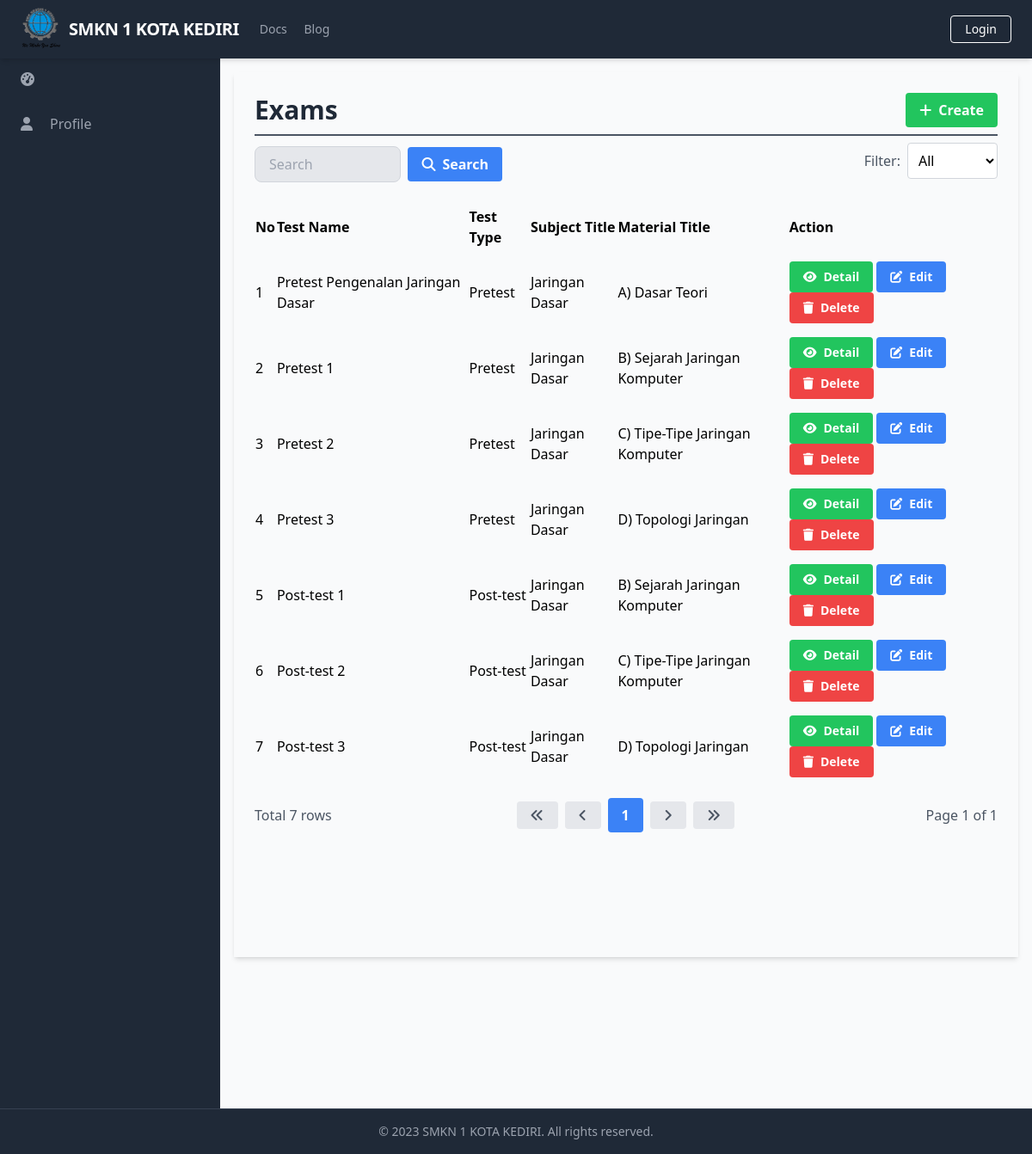
/manage_exams/manage_exams_list.php, run on the app's committed database.
### tables this page shows
CREATE TABLE `Tests` (
  `TestID` int(11) NOT NULL,
  `TestName` varchar(255) NOT NULL,
  `TestType` enum('Pretest','Post-test') NOT NULL,
  `DurationMins` int(11) DEFAULT NULL,
  `NumQuestions` int(11) DEFAULT NULL,
  `MaterialID` int(11) DEFAULT NULL,
  `SubjectID` int(11) DEFAULT NULL
);

CREATE TABLE `Subjects` (
  `SubjectID` int(11) NOT NULL,
  `SubjectName` varchar(255) DEFAULT NULL,
  `DifficultyLevel` varchar(50) DEFAULT NULL,
  `TeachingMethod` varchar(100) DEFAULT NULL,
  `LearningObjective` text DEFAULT NULL,
  `DurationHours` int(11) DEFAULT NULL,
  `CurriculumFramework` varchar(100) DEFAULT NULL,
  `AssessmentMethod` varchar(100) DEFAULT NULL,
  `StudentEngagement` varchar(100) DEFAULT NULL,
  `TeacherID` int(11) DEFAULT NULL
);

CREATE TABLE `Materials` (
  `MaterialID` int(11) NOT NULL,
  `SubjectID` int(11) DEFAULT NULL,
  `TitleMaterial` varchar(255) DEFAULT NULL,
  `Type` varchar(50) DEFAULT NULL,
  `Content` longtext DEFAULT NULL,
  `Link` varchar(255) DEFAULT NULL,
  `Sequence` int(11) DEFAULT NULL
);

### database/connection.php (called while the page is built, shortened)
<?php
$baseUrl = "http://localhost/final_project_aziz_2023/";

### public/manage_exams/manage_exams_list.php (the view, shortened to what this page needs)
<?php
require_once('../../database/connection.php');
?>
<?php include_once('../components/header.php'); ?>
<div class="h-screen flex flex-col">
  <?php include('../components/navbar.php'); ?>
  <div class="flex-grow bg-gray-50 flex flex-row shadow-md">
    <?php include('../components/sidebar.php'); ?>
    <main class="bg-gray-50 flex flex-col flex-1 overflow-y-scroll h-screen flex-shrink-0 sc-hide pb-40">
      <div class="flex items-start justify-start p-6 shadow-md m-4 flex-1 flex-col">
        <div class="flex flex-row justify-between items-center w-full border-b-2 border-gray-600 mb-2 pb-2">
          <h1 class="text-3xl text-gray-800 font-semibold w-full">Exams</h1>
          <div class="flex flex-row justify-end items-center">
            <a href="<?php echo $baseUrl; ?>public/manage_exams/manage_exams_create.php" class="bg-green-500 hover-bg-green-700 text-white font-bold py-2 px-4 rounded inline-flex items-center">
              <i class="fas fa-plus mr-2"></i>
              <span>Create</span>
            </a>
          </div>
        </div>
        <div class="flex flex-col w-full">
          <div class="flex flex-row justify-between items-center w-full mb-2 pb-2">
            <form class="flex items-center justify-end space-x-2 w-1/2">
                <input type="text" name="search" class="bg-gray-200 focus-bg-white focus-outline-none border border-gray-300 rounded-lg py-2 px-4 block w-full appearance-none leading-normal" placeholder="Search" value="<?php echo isset($_GET['search']) ? $_GET['search'] : ''; ?>">
                <button type="submit" class="bg-blue-500 hover-bg-blue-700 text-white font-bold py-2 px-4 rounded space-x-2 inline-flex items-center">
                    <i class="fas fa-search"></i>
                    <span>Search</span>
                </button>
            </form>
            <div class="flex flex-row justify-end items-center w-full mb-2 space-x-2">
              <label class="text-gray-600">Filter:</label>
              <select id="testTypeFilter" class="bg-white border border-gray-300 p-2 rounded">
                <option value="">All</option>
              </select>
            </div>
          </div>
          <table class="min-w-full">
            <thead>
              <tr>
                <th class="text-left py-2">No</th>
                <th class="text-left py-2">Test Name</th>
                <th class="text-left py-2">Test Type</th>
                <th class="text-left py-2">Subject Title</th>
                <th class="text-left py-2">Material Title</th>
                <th class="text-left py-2">Action</th>
              </tr>
            </thead>
            <tbody>
              <?php
              $searchTerm = isset($_GET['search']) ? $_GET['search'] : '';
              $testTypeFilter = isset($_GET['testTypeFilter']) ? $_GET['testTypeFilter'] : '';
              $page = isset($_GET['page']) ? $_GET['page'] : 1;
              $condition = "WHERE Tests.TestType LIKE '%$testTypeFilter%'";
              $query = "SELECT Tests.*, Materials.TitleMaterial, Subjects.SubjectName FROM Tests
                        INNER JOIN Materials ON Tests.MaterialID = Materials.MaterialID
                        LEFT JOIN Subjects ON Tests.SubjectID = Subjects.SubjectID
                        $condition
                        LIMIT 15 OFFSET " . ($page - 1) * 15;
              $result = $conn->query($query);
              $queryCount = "SELECT COUNT(*) AS count FROM Tests
               INNER JOIN Materials ON Tests.MaterialID = Materials.MaterialID
               LEFT JOIN Subjects ON Tests.SubjectID = Subjects.SubjectID
               $condition";
              $resultCount = $conn->query($queryCount);
              $rowCount = $resultCount->fetch_assoc()['count'];
              $totalPage = ceil($rowCount / 15);
              $no = 1;
              while ($row = $result->fetch_assoc()) {
              ?>
                <tr>
                  <td class="py-2"><?php echo $no++; ?></td>
                  <td class="py-2"><?php echo $row['TestName']; ?></td>
                  <td class="py-2"><?php echo $row['TestType']; ?></td>
                  <td class="py-2"><?php echo $row['SubjectName']; ?></td>
                  <td class="py-2"><?php echo $row['TitleMaterial']; ?></td>
                  <td class='py-2'>
                    <a href="<?php echo $baseUrl; ?>public/manage_exams/manage_exams_detail.php?id=<?php echo $row['TestID'] ?>" class='bg-green-500 hover-bg-green-700 text-white font-bold py-2 px-4 rounded inline-flex items-center text-sm'>
                        <i class='fas fa-eye mr-2'></i>
                        <span>Detail</span>
                    </a>
                    <a href="<?php echo $baseUrl; ?>public/manage_exams/manage_exams_update.php?id=<?php echo $row['TestID'] ?>" class='bg-blue-500 hover-bg-blue-700 text-white font-bold py-2 px-4 rounded inline-flex items-center text-sm'>
                        <i class='fas fa-edit mr-2'></i>
                        <span>Edit</span>
                    </a>
                    <a href="#" onclick="confirmDelete(<?php echo $row['TestID']; ?>)" class='bg-red-500 hover-bg-red-700 text-white font-bold py-2 px-4 rounded inline-flex items-center text-sm'>
                        <i class='fas fa-trash mr-2'></i>
                        <span>Delete</span>
                    </a>
                  </td>
                </tr>
              <?php
              }
              ?>
            </tbody>
          </table>
          <div class="flex flex-row justify-between items-center w-full mt-4">
            <div class="flex flex-row justify-start items-center">
                <span class="text-gray-600">Total <?php echo $rowCount; ?> rows</span>
            </div>
            <div class="flex flex-row justify-end items-center space-x-2">
                <a href="?page=1&search=<?php echo $searchTerm; ?>&testTypeFilter=<?php echo $testTypeFilter; ?>" class="bg-gray-200 hover-bg-gray-300 text-gray-600 font-bold py-2 px-4 rounded inline-flex items-center">
                    <i class="fas fa-angle-double-left"></i>
                </a>
                <a href="?page=<?php if ($page == 1) {
                                echo $page;
                            } else {
                                echo $page - 1;
                            } ?>&search=<?php echo $searchTerm; ?>&testTypeFilter=<?php echo $testTypeFilter; ?>" class="bg-gray-200 hover-bg-gray-300 text-gray-600 font-bold py-2 px-4 rounded inline-flex items-center">
                    <i class="fas fa-angle-left"></i>
                </a>
                <?php
                $startPage = $page - 2;
                $endPage = $page + 2;
                if ($startPage < 1) {
                    $endPage += abs($startPage) + 1;
                    $startPage = 1;
                }
                if ($endPage > $totalPage) {
                    $startPage -= $endPage - $totalPage;
                    $endPage = $totalPage;
                }
                if ($startPage < 1) {
                    $startPage = 1;
                }
                for ($i = $startPage; $i <= $endPage; $i++) {
                    if ($i == $page) {
                        echo "<a href='?page=$i&search=$searchTerm&testTypeFilter=$testTypeFilter' class='bg-blue-500 hover-bg-blue-700 text-white font-bold py-2 px-4 rounded inline-flex items-center'>$i</a>";
                    } else {
                        echo "<a href='?page=$i&search=$searchTerm&testTypeFilter=$testTypeFilter' class='bg-gray-200 hover-bg-gray-300 text-gray-600 font-bold py-2 px-4 rounded inline-flex items-center'>$i</a>";
                    }
                }
                ?>
                <a href="?page=<?php if ($page == $totalPage) {
                                echo $page;
                            } else {
                                echo $page + 1;
                            } ?>&search=<?php echo $searchTerm; ?>&testTypeFilter=<?php echo $testTypeFilter; ?>" class="bg-gray-200 hover-bg-gray-300 text-gray-600 font-bold py-2 px-4 rounded inline-flex items-center">
                    <i class="fas fa-angle-right"></i>
                </a>
                <a href="?page=<?php echo $totalPage; ?>&search=<?php echo $searchTerm; ?>&testTypeFilter=<?php echo $testTypeFilter; ?>" class="bg-gray-200 hover-bg-gray-300 text-gray-600 font-bold py-2 px-4 rounded inline-flex items-center">
                    <i class="fas fa-angle-double-right"></i>
                </a>
            </div>
            <div class="flex flex-row justify-end items-center ml-2">
                <span class="text-gray-600">Page <?php echo $page; ?> of <?php echo $totalPage; ?></span>
            </div>
        </div>
        </div>
      </div>
    </main>
  </div>
  <?php include('../components/footer.php'); ?>
</div>
</body>
</html>

### data on the page
tests: TestName "Pretest Pengenalan Jaringan Dasar", TestType "Pretest", SubjectID.SubjectName "Jaringan Dasar", MaterialID.TitleMaterial "A) Dasar Teori"
tests: TestName "Pretest 1", TestType "Pretest", SubjectID.SubjectName "Jaringan Dasar", MaterialID.TitleMaterial "B) Sejarah Jaringan Komputer"
tests: TestName "Pretest 2", TestType "Pretest", SubjectID.SubjectName "Jaringan Dasar", MaterialID.TitleMaterial "C) Tipe-Tipe Jaringan Komputer"
tests: TestName "Pretest 3", TestType "Pretest", SubjectID.SubjectName "Jaringan Dasar", MaterialID.TitleMaterial "D) Topologi Jaringan"
tests: TestName "Post-test 1", TestType "Post-test", SubjectID.SubjectName "Jaringan Dasar", MaterialID.TitleMaterial "B) Sejarah Jaringan Komputer"
tests: TestName "Post-test 2", TestType "Post-test", SubjectID.SubjectName "Jaringan Dasar", MaterialID.TitleMaterial "C) Tipe-Tipe Jaringan Komputer"
tests: TestName "Post-test 3", TestType "Post-test", SubjectID.SubjectName "Jaringan Dasar", MaterialID.TitleMaterial "D) Topologi Jaringan"

### other printed values
$baseTitle "SMKN 1 KOTA KEDIRI"
$rowCount "7"
$page "1"
$totalPage "1"
